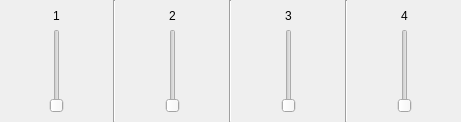
           <widget class="QWidget" name="ECG_widget" native="true">
            <layout class="QHBoxLayout" name="ECG_layout">
             <property name="spacing">
              <number>0</number>
             </property>
             <property name="leftMargin">
              <number>0</number>
             </property>
             <property name="topMargin">
              <number>0</number>
             </property>
             <property name="rightMargin">
              <number>0</number>
             </property>
             <property name="bottomMargin">
              <number>0</number>
             </property>
             <item>
              <spacer name="horizontalSpacer_39">
               <property name="orientation">
                <enum>Qt::Horizontal</enum>
               </property>
               <property name="sizeHint" stdset="0">
                <size>
                 <width>40</width>
                 <height>20</height>
                </size>
               </property>
              </spacer>
             </item>
             <item>
              <widget class="QWidget" name="ECG_slider_widget1" native="true">
               <layout class="QVBoxLayout" name="verticalLayout_16">
                <item>
                 <widget class="QLabel" name="ECG_label1">
                  <property name="text">
                   <string>1</string>
                  </property>
                  <property name="alignment">
                   <set>Qt::AlignCenter</set>
                  </property>
                 </widget>
                </item>
                <item>
                 <widget class="QSlider" name="ECG_slider1">
                  <property name="orientation">
                   <enum>Qt::Vertical</enum>
                  </property>
                 </widget>
                </item>
               </layout>
              </widget>
             </item>
             <item>
              <spacer name="horizontalSpacer_40">
               <property name="orientation">
                <enum>Qt::Horizontal</enum>
               </property>
               <property name="sizeHint" stdset="0">
                <size>
                 <width>40</width>
                 <height>20</height>
                </size>
               </property>
              </spacer>
             </item>
             <item>
              <widget class="Line" name="line_12">
               <property name="orientation">
                <enum>Qt::Vertical</enum>
               </property>
              </widget>
             </item>
             <item>
              <spacer name="horizontalSpacer_41">
               <property name="orientation">
                <enum>Qt::Horizontal</enum>
               </property>
               <property name="sizeHint" stdset="0">
                <size>
                 <width>40</width>
                 <height>20</height>
                </size>
               </property>
              </spacer>
             </item>
             <item>
              <widget class="QWidget" name="ECG_slider_widget2" native="true">
               <layout class="QVBoxLayout" name="verticalLayout_17">
                <item>
                 <widget class="QLabel" name="ECG_label2">
                  <property name="text">
                   <string>2</string>
                  </property>
                  <property name="alignment">
                   <set>Qt::AlignCenter</set>
                  </property>
                 </widget>
                </item>
                <item>
                 <widget class="QSlider" name="ECG_slider2">
                  <property name="orientation">
                   <enum>Qt::Vertical</enum>
                  </property>
                 </widget>
                </item>
               </layout>
              </widget>
             </item>
             <item>
              <spacer name="horizontalSpacer_42">
               <property name="orientation">
                <enum>Qt::Horizontal</enum>
               </property>
               <property name="sizeHint" stdset="0">
                <size>
                 <width>40</width>
                 <height>20</height>
                </size>
               </property>
              </spacer>
             </item>
             <item>
              <widget class="Line" name="line_13">
               <property name="orientation">
                <enum>Qt::Vertical</enum>
               </property>
              </widget>
             </item>
             <item>
              <spacer name="horizontalSpacer_43">
               <property name="orientation">
                <enum>Qt::Horizontal</enum>
               </property>
               <property name="sizeHint" stdset="0">
                <size>
                 <width>40</width>
                 <height>20</height>
                </size>
               </property>
              </spacer>
             </item>
             <item>
              <widget class="QWidget" name="ECG_slider_widget3" native="true">
               <layout class="QVBoxLayout" name="verticalLayout_18">
                <item>
                 <widget class="QLabel" name="ECG_label3">
                  <property name="text">
                   <string>3</string>
                  </property>
                  <property name="alignment">
                   <set>Qt::AlignCenter</set>
                  </property>
                 </widget>
                </item>
                <item>
                 <widget class="QSlider" name="ECG_slider3">
                  <property name="orientation">
                   <enum>Qt::Vertical</enum>
                  </property>
                 </widget>
                </item>
               </layout>
              </widget>
             </item>
             <item>
              <spacer name="horizontalSpacer_44">
               <property name="orientation">
                <enum>Qt::Horizontal</enum>
               </property>
               <property name="sizeHint" stdset="0">
                <size>
                 <width>40</width>
                 <height>20</height>
                </size>
               </property>
              </spacer>
             </item>
             <item>
              <widget class="Line" name="line_14">
               <property name="orientation">
                <enum>Qt::Vertical</enum>
               </property>
              </widget>
             </item>
             <item>
              <spacer name="horizontalSpacer_45">
               <property name="orientation">
                <enum>Qt::Horizontal</enum>
               </property>
               <property name="sizeHint" stdset="0">
                <size>
                 <width>40</width>
                 <height>20</height>
                </size>
               </property>
              </spacer>
             </item>
             <item>
              <widget class="QWidget" name="ECG_slider_widget4" native="true">
               <layout class="QVBoxLayout" name="verticalLayout_19">
                <item>
                 <widget class="QLabel" name="ECG_label4">
                  <property name="text">
                   <string>4</string>
                  </property>
                  <property name="alignment">
                   <set>Qt::AlignCenter</set>
                  </property>
                 </widget>
                </item>
                <item>
                 <widget class="QSlider" name="ECG_slider4">
                  <property name="orientation">
                   <enum>Qt::Vertical</enum>
                  </property>
                 </widget>
                </item>
               </layout>
              </widget>
             </item>
             <item>
              <spacer name="horizontalSpacer_46">
               <property name="orientation">
                <enum>Qt::Horizontal</enum>
               </property>
               <property name="sizeHint" stdset="0">
                <size>
                 <width>40</width>
                 <height>20</height>
                </size>
               </property>
              </spacer>
             </item>
            </layout>
           </widget>
